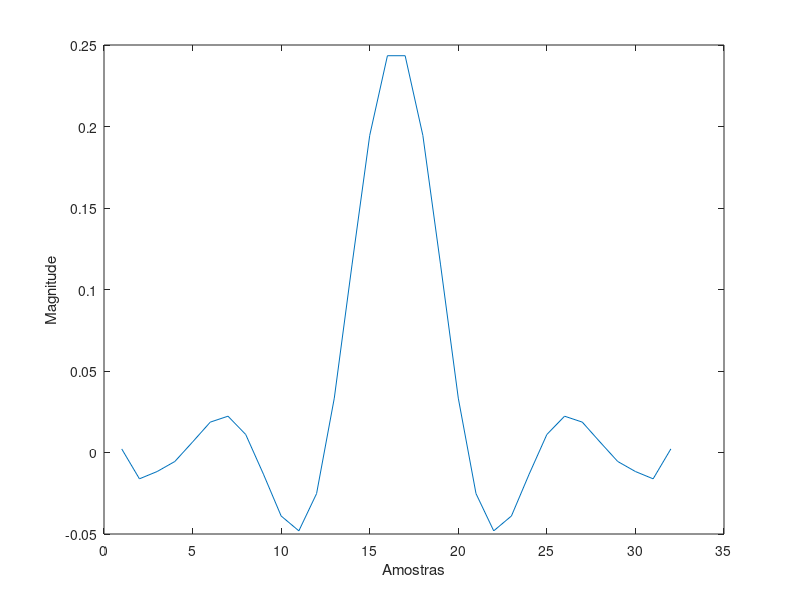

MATLAB code to generate this figure:
h=[0.0021999162100326
   -0.0161510588495792
   -0.0116726512182460
   -0.0055063971763634
   0.0064449667557199
   0.0186434484471723
   0.0222741566404199
   0.0110521080146873
   -0.0132808262539269
   -0.0389453578495036
   -0.0480697106440195
   -0.0252165140913743
   0.0333432885920265
   0.1151020303891887
   0.1945331717278521
   0.2434262525855154
   0.2434262525855154
   0.1945331717278521
   0.1151020303891887
   0.0333432885920265
   -0.0252165140913743
   -0.0480697106440195
   -0.0389453578495036
   -0.0132808262539269
   0.0110521080146873
   0.0222741566404199
   0.0186434484471723
   0.0064449667557199
   -0.0055063971763634
   -0.0116726512182460
   -0.0161510588495792
   0.00219991621003269];
figure(1); plot(h); xlabel('Amostras'); ylabel('Magnitude');
fid=fopen('coefs.txt','w');
fprintf(fid, '%20.18f\n', h');
fclose(fid);
